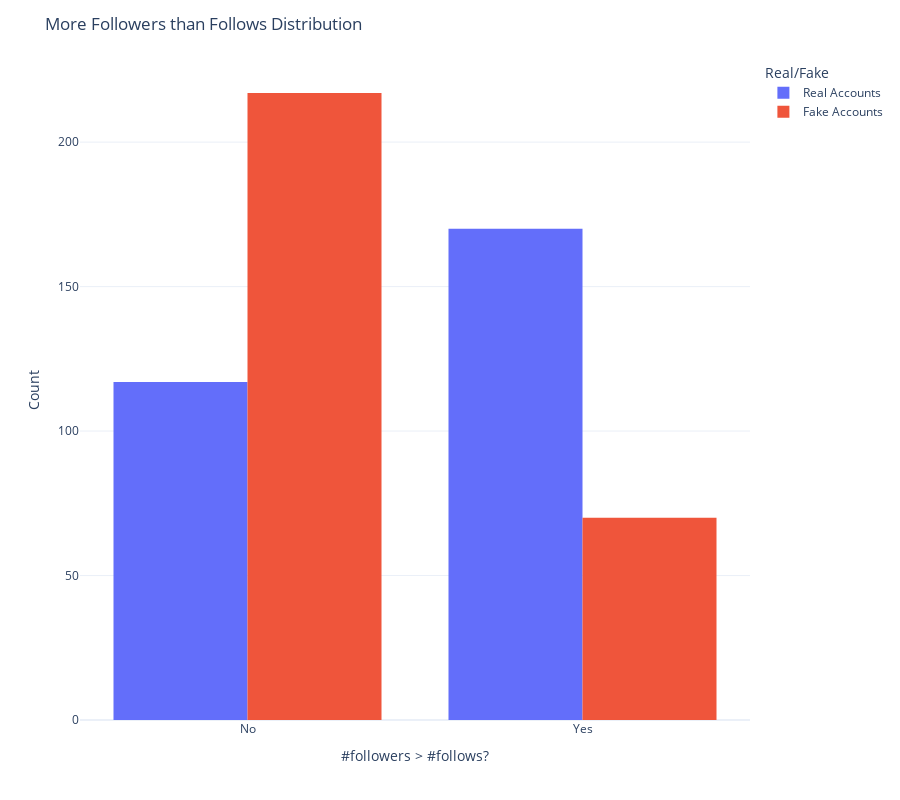

Here is the notebook cell this chart was saved with:
### Markdown cell above
<div style="font-size: 18px;
            line-height: 1.5;
            margin-bottom: 20px;
            font-family: Arial, sans-serif;"><br><br>
We can now plot the information we've added to the dataframe and see if these new features tells us something or not.
<br><br></div>

### Code cell
fig = px.histogram(train, x=train['#followers > #follows?'], color=legend_df['fake'],
                   color_discrete_sequence=['#636EFA','#EF553B'],
                   barmode='group', template='plotly_white',labels={'color': 'Real/Fake'})
        
fig.update_layout(title='More Followers than Follows Distribution',
                  xaxis_title='#followers > #follows?', yaxis_title='Count', xaxis=dict(tickmode='array',
                  tickvals=[0, 1],
                  ticktext=['No', 'Yes']),
                  height = 800)
        
fig.show()

### Figure 1 — Plotly figure (JSON) as saved in the notebook; plotly's stock layout.template omitted (floating-point values rounded to 4 significant figures; data arrays with more than 128 entries replaced by an {"elided": "..."} marker saying what was removed)
{"data": [{"alignmentgroup": "True", "bingroup": "x", "hovertemplate": "Real/Fake=Real Accounts<br>#followers > #follows?=%{x}<br>count=%{y}<extra></extra>", "legendgroup": "Real Accounts", "marker": {"color": "#636EFA", "pattern": {"shape": ""}}, "name": "Real Accounts", "offsetgroup": "Real Accounts", "orientation": "v", "showlegend": true, "type": "histogram", "x": {"elided": "287 int values"}, "xaxis": "x", "yaxis": "y"}, {"alignmentgroup": "True", "bingroup": "x", "hovertemplate": "Real/Fake=Fake Accounts<br>#followers > #follows?=%{x}<br>count=%{y}<extra></extra>", "legendgroup": "Fake Accounts", "marker": {"color": "#EF553B", "pattern": {"shape": ""}}, "name": "Fake Accounts", "offsetgroup": "Fake Accounts", "orientation": "v", "showlegend": true, "type": "histogram", "x": {"elided": "287 int values"}, "xaxis": "x", "yaxis": "y"}], "layout": {"barmode": "group", "height": 800, "legend": {"title": {"text": "Real/Fake"}, "tracegroupgap": 0}, "margin": {"t": 60}, "title": {"text": "More Followers than Follows Distribution"}, "xaxis": {"anchor": "y", "domain": [0, 1], "tickmode": "array", "ticktext": ["No", "Yes"], "tickvals": [0, 1], "title": {"text": "#followers > #follows?"}}, "yaxis": {"anchor": "x", "domain": [0, 1], "title": {"text": "Count"}}}}
